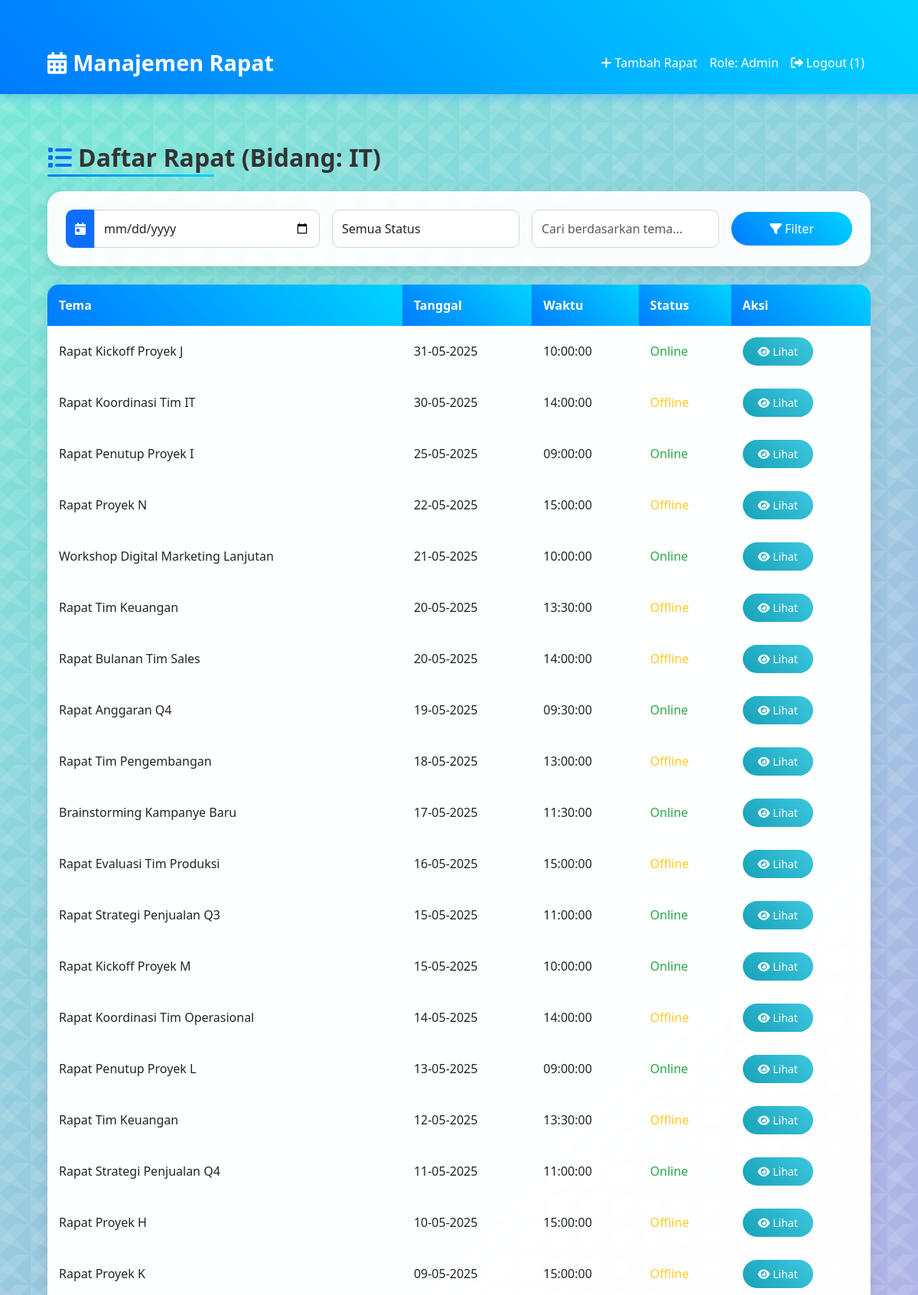
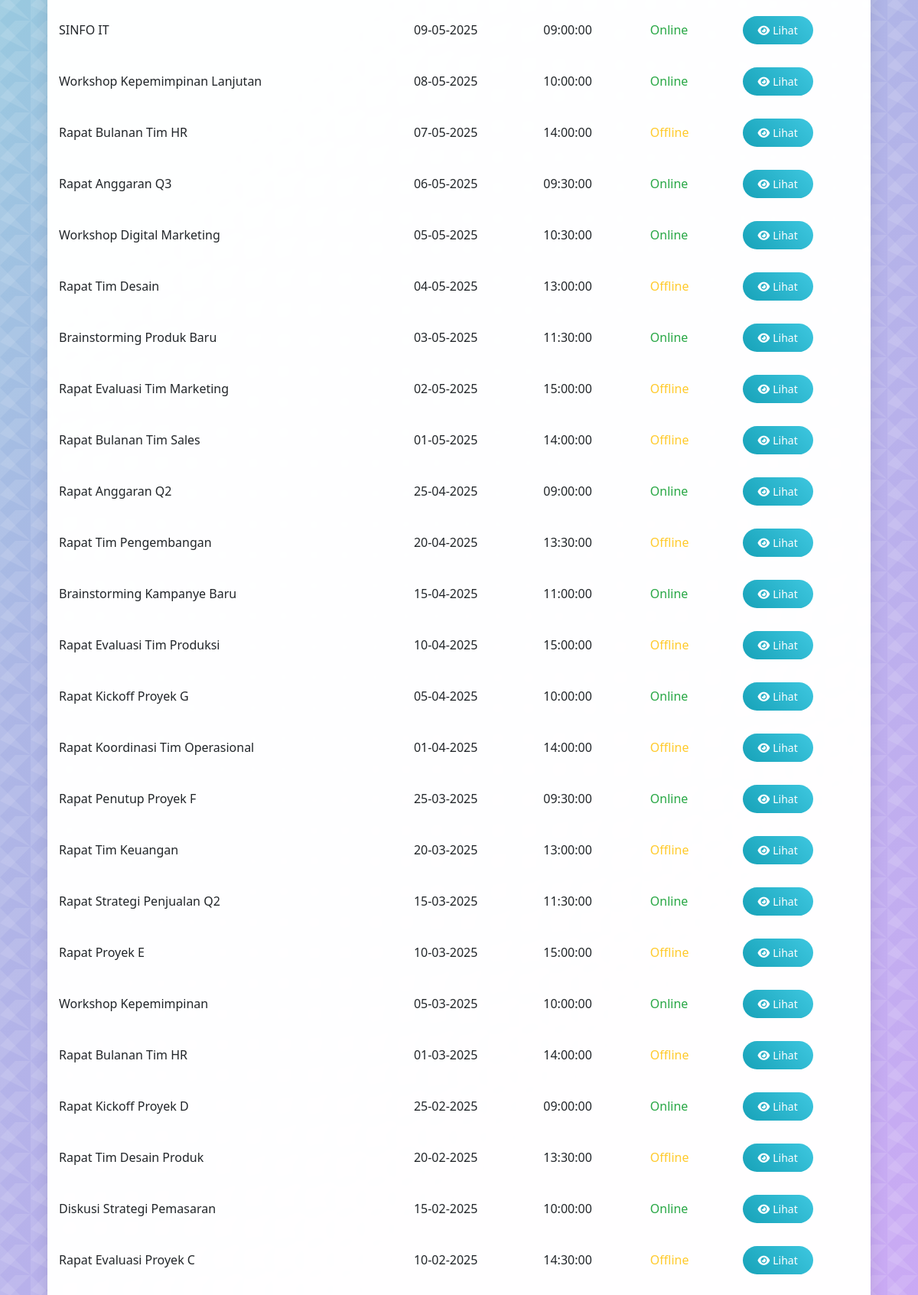
/index.php (signed in, upper part), run on the app's committed database (2 pictures, top to bottom).
### tables this page shows
CREATE TABLE `users` (
  `id` int NOT NULL,
  `username` varchar(50) NOT NULL,
  `password` varchar(255) NOT NULL,
  `email` varchar(100) NOT NULL,
  `role` enum('Admin','Peserta') DEFAULT 'Peserta',
  `department` enum('IT','Marketing','HR','Keuangan','Produksi','Sales') NOT NULL,
  `created_at` timestamp NULL DEFAULT CURRENT_TIMESTAMP
);

CREATE TABLE `meetings` (
  `id` int NOT NULL,
  `theme` varchar(255) NOT NULL,
  `meeting_date` date NOT NULL,
  `meeting_time` time NOT NULL,
  `status` enum('Online','Offline') NOT NULL,
  `attendees` text NOT NULL,
  `notes` text NOT NULL,
  `meeting_link` varchar(255) DEFAULT NULL,
  `file_path` varchar(255) DEFAULT NULL,
  `leader` varchar(100) NOT NULL,
  `department` enum('IT','Marketing','HR','Keuangan','Produksi','Sales') NOT NULL,
  `created_at` timestamp NULL DEFAULT CURRENT_TIMESTAMP
);

### index.php (the view, shortened to what this page needs)
<?php
require 'config.php';
$user = mysqli_fetch_assoc(mysqli_query($conn, "SELECT role, department FROM users WHERE id = " . $_SESSION['user_id']));
$user_role = $user['role'];
$user_department = $user['department'];
$query = "SELECT * FROM meetings WHERE 1=1";
$query .= " ORDER BY meeting_date DESC";
$result = mysqli_query($conn, $query);
?>
<!DOCTYPE html>
<html lang="id">
<head>
    <link href="https://cdn.jsdelivr.net/npm/bootstrap@5.3.0/dist/css/bootstrap.min.css" rel="stylesheet">
    <link rel="stylesheet" href="https://cdnjs.cloudflare.com/ajax/libs/font-awesome/6.4.0/css/all.min.css">
    <link rel="stylesheet" href="styles.css">
</head>
<body>
    <nav class="navbar navbar-expand-lg navbar-dark">
        <div class="container">
            <a class="navbar-brand" href="index.php"><i class="fas fa-calendar-alt me-2"></i>Manajemen Rapat</a>
            <div class="collapse navbar-collapse" id="navbarNav">
                <div class="navbar-nav ms-auto">
                    <a class="nav-link" href="add_meeting.php"><i class="fas fa-plus me-1"></i>Tambah Rapat</a>
                    <span class="nav-link disabled">Role: <?php echo htmlspecialchars($user_role); ?></span>
                    <a class="nav-link" href="logout.php"><i class="fas fa-sign-out-alt me-1"></i>Logout (<?php echo htmlspecialchars($_SESSION['user_id']); ?>)</a>
                </div>
            </div>
        </div>
    </nav>
    <div class="container">
        <h2 class="my-4 text-center"><i class="fas fa-list me-2 text-primary"></i>Daftar Rapat (Bidang: <?php echo htmlspecialchars($user_department); ?>)</h2>
        <div class="card p-4 mb-4">
            <form method="GET">
                <div class="row g-3 align-items-center">
                    <div class="col-md-4">
                        <div class="input-group">
                            <span class="input-group-text bg-primary text-white"><i class="fas fa-calendar-day"></i></span>
                            <input type="date" name="filter_date" class="form-control" value="<?php echo isset($_GET['filter_date']) ? $_GET['filter_date'] : ''; ?>">
                        </div>
                    </div>
                    <div class="col-md-3">
                        <select name="filter_status" class="form-control">
                            <option value="">Semua Status</option>
                        </select>
                    </div>
                    <div class="col-md-3">
                        <input type="text" name="search_theme" class="form-control" placeholder="Cari berdasarkan tema..." value="<?php echo isset($_GET['search_theme']) ? $_GET['search_theme'] : ''; ?>">
                    </div>
                    <div class="col-md-2">
                        <button type="submit" class="btn btn-primary w-100"><i class="fas fa-filter me-1"></i>Filter</button>
                    </div>
                </div>
            </form>
        </div>
        <div class="card">
            <div class="table-responsive">
                <table class="table table-hover">
                    <thead>
                        <tr>
                            <th>Tema</th>
                            <th>Tanggal</th>
                            <th>Waktu</th>
                            <th>Status</th>
                            <th>Aksi</th>
                        </tr>
                    </thead>
                    <tbody>
                        <?php
                        while ($row = mysqli_fetch_assoc($result)) {
                            $status_class = $row['status'] == 'Online' ? 'text-success' : 'text-warning';
                            echo "<tr>";
                            echo "<td>" . htmlspecialchars($row['theme']) . "</td>";
                            echo "<td>" . date('d-m-Y', strtotime($row['meeting_date'])) . "</td>";
                            echo "<td>" . htmlspecialchars($row['meeting_time']) . "</td>";
                            echo "<td class='$status_class'>" . htmlspecialchars($row['status']) . "</td>";
                            echo "<td><a href='view_meeting.php?id=" . $row['id'] . "' class='btn btn-info btn-sm'><i class='fas fa-eye me-1'></i>Lihat</a></td>";
                            echo "</tr>";
                        }
                        ?>
                    </tbody>
                </table>
            </div>
        </div>
    </div>
</body>
</html>

### styles.css (style rules this page uses)
body { background: linear-gradient(135deg, #74ebd5, #acb6e5, #d4a5f9); font-family: "Segoe UI", Tahoma, Geneva, Verdana, sans-serif; color: #333; min-height: 100vh; position: relative; overflow-x: hidden; }
body::before { content: ""; position: absolute; top: 0; left: 0; width: 100%; height: 100%; z-index: -1; }
.navbar { background: linear-gradient(45deg, #007bff, #00d4ff); box-shadow: 0 4px 15px rgba(0, 123, 255, 0.3); padding: 15px 0; transition: all 0.3s ease; }
.navbar-brand { font-weight: bold; font-size: 1.8rem; color: #fff !important; }
.navbar-nav .nav-link { color: white !important; font-weight: 500; transition: all 0.3s ease; padding: 10px 15px; }
.container { max-width: 1100px; margin-top: 40px; animation: fadeIn 1s ease-in; }
h2 { font-weight: 600; color: #333; position: relative; display: inline-block; }
h2::after { content: ""; position: absolute; bottom: -5px; left: 0; width: 50%; height: 3px; background: linear-gradient(45deg, #007bff, #00d4ff); border-radius: 3px; }
.card { border: none; border-radius: 20px; box-shadow: 0 6px 20px rgba(0, 0, 0, 0.1); transition: all 0.3s ease; background: rgba(255, 255, 255, 0.95); backdrop-filter: blur(5px); }
.table { background: transparent; border-radius: 15px; overflow: hidden; margin-bottom: 0; }
.table th { background: linear-gradient(45deg, #007bff, #00d4ff); color: white; border: none; padding: 15px; font-weight: 600; }
.table td { vertical-align: middle; border: none; padding: 15px; background: rgba(255, 255, 255, 0.8); transition: all 0.3s ease; }
.table .text-success { font-weight: 500; color: #28a745 !important; }
.table .text-warning { font-weight: 500; color: #ffca2c !important; }
.btn-primary { background: linear-gradient(45deg, #007bff, #00d4ff); border: none; border-radius: 25px; padding: 10px 25px; font-weight: 500; transition: all 0.3s ease; }
.btn-info { background: linear-gradient(45deg, #17a2b8, #3ec7e0); border: none; border-radius: 20px; padding: 8px 20px; color: white; transition: all 0.3s ease; }
.form-control { border-radius: 10px; border: 1px solid #ced4da; transition: all 0.3s ease; padding: 12px; background: rgba(255, 255, 255, 0.9); }
.input-group-text { border-radius: 10px 0 0 10px; border: none; }

### data on the page
users: role "Admin", department "IT"
meetings: theme "Rapat Kickoff Proyek J", meeting_date "31-05-2025", meeting_time "10:00:00", status "Online"
meetings: theme "Rapat Koordinasi Tim IT", meeting_date "30-05-2025", meeting_time "14:00:00", status "Offline"
meetings: theme "Rapat Penutup Proyek I", meeting_date "25-05-2025", meeting_time "09:00:00", status "Online"
meetings: theme "Rapat Proyek N", meeting_date "22-05-2025", meeting_time "15:00:00", status "Offline"
meetings: theme "Workshop Digital Marketing Lanjutan", meeting_date "21-05-2025", meeting_time "10:00:00", status "Online"
meetings: theme "Rapat Tim Keuangan", meeting_date "20-05-2025", meeting_time "13:30:00", status "Offline"
meetings: theme "Rapat Bulanan Tim Sales", meeting_date "20-05-2025", meeting_time "14:00:00", status "Offline"
meetings: theme "Rapat Anggaran Q4", meeting_date "19-05-2025", meeting_time "09:30:00", status "Online"
meetings: theme "Rapat Tim Pengembangan", meeting_date "18-05-2025", meeting_time "13:00:00", status "Offline"
meetings: theme "Brainstorming Kampanye Baru", meeting_date "17-05-2025", meeting_time "11:30:00", status "Online"
meetings: theme "Rapat Evaluasi Tim Produksi", meeting_date "16-05-2025", meeting_time "15:00:00", status "Offline"
meetings: theme "Rapat Strategi Penjualan Q3", meeting_date "15-05-2025", meeting_time "11:00:00", status "Online"
meetings: theme "Rapat Kickoff Proyek M", meeting_date "15-05-2025", meeting_time "10:00:00", status "Online"
meetings: theme "Rapat Koordinasi Tim Operasional", meeting_date "14-05-2025", meeting_time "14:00:00", status "Offline"
meetings: theme "Rapat Penutup Proyek L", meeting_date "13-05-2025", meeting_time "09:00:00", status "Online"
meetings: theme "Rapat Tim Keuangan", meeting_date "12-05-2025", meeting_time "13:30:00", status "Offline"
meetings: theme "Rapat Strategi Penjualan Q4", meeting_date "11-05-2025", meeting_time "11:00:00", status "Online"
meetings: theme "Rapat Proyek H", meeting_date "10-05-2025", meeting_time "15:00:00", status "Offline"
meetings: theme "Rapat Proyek K", meeting_date "09-05-2025", meeting_time "15:00:00", status "Offline"
meetings: theme "SINFO IT", meeting_date "09-05-2025", meeting_time "09:00:00", status "Online"
meetings: theme "Workshop Kepemimpinan Lanjutan", meeting_date "08-05-2025", meeting_time "10:00:00", status "Online"
meetings: theme "Rapat Bulanan Tim HR", meeting_date "07-05-2025", meeting_time "14:00:00", status "Offline"
meetings: theme "Rapat Anggaran Q3", meeting_date "06-05-2025", meeting_time "09:30:00", status "Online"
meetings: theme "Workshop Digital Marketing", meeting_date "05-05-2025", meeting_time "10:30:00", status "Online"
meetings: theme "Rapat Tim Desain", meeting_date "04-05-2025", meeting_time "13:00:00", status "Offline"
meetings: theme "Brainstorming Produk Baru", meeting_date "03-05-2025", meeting_time "11:30:00", status "Online"
meetings: theme "Rapat Evaluasi Tim Marketing", meeting_date "02-05-2025", meeting_time "15:00:00", status "Offline"
meetings: theme "Rapat Bulanan Tim Sales", meeting_date "01-05-2025", meeting_time "14:00:00", status "Offline"
meetings: theme "Rapat Anggaran Q2", meeting_date "25-04-2025", meeting_time "09:00:00", status "Online"
meetings: theme "Rapat Tim Pengembangan", meeting_date "20-04-2025", meeting_time "13:30:00", status "Offline"
meetings: theme "Brainstorming Kampanye Baru", meeting_date "15-04-2025", meeting_time "11:00:00", status "Online"
meetings: theme "Rapat Evaluasi Tim Produksi", meeting_date "10-04-2025", meeting_time "15:00:00", status "Offline"
meetings: theme "Rapat Kickoff Proyek G", meeting_date "05-04-2025", meeting_time "10:00:00", status "Online"
meetings: theme "Rapat Koordinasi Tim Operasional", meeting_date "01-04-2025", meeting_time "14:00:00", status "Offline"
meetings: theme "Rapat Penutup Proyek F", meeting_date "25-03-2025", meeting_time "09:30:00", status "Online"
meetings: theme "Rapat Tim Keuangan", meeting_date "20-03-2025", meeting_time "13:00:00", status "Offline"
meetings: theme "Rapat Strategi Penjualan Q2", meeting_date "15-03-2025", meeting_time "11:30:00", status "Online"
meetings: theme "Rapat Proyek E", meeting_date "10-03-2025", meeting_time "15:00:00", status "Offline"
meetings: theme "Workshop Kepemimpinan", meeting_date "05-03-2025", meeting_time "10:00:00", status "Online"
meetings: theme "Rapat Bulanan Tim HR", meeting_date "01-03-2025", meeting_time "14:00:00", status "Offline"
meetings: theme "Rapat Kickoff Proyek D", meeting_date "25-02-2025", meeting_time "09:00:00", status "Online"
meetings: theme "Rapat Tim Desain Produk", meeting_date "20-02-2025", meeting_time "13:30:00", status "Offline"
meetings: theme "Diskusi Strategi Pemasaran", meeting_date "15-02-2025", meeting_time "10:00:00", status "Online"
meetings: theme "Rapat Evaluasi Proyek C", meeting_date "10-02-2025", meeting_time "14:30:00", status "Offline"

### other printed values
$_SESSION['user_id'] "1"
